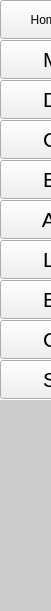
   <widget class="MyFrame" name="f_SideMenu">
    <property name="geometry">
     <rect>
      <x>0</x>
      <y>40</y>
      <width>51</width>
      <height>611</height>
     </rect>
    </property>
    <property name="styleSheet">
     <string notr="true">QFrame {
	background-color: rgb(255, 255, 255);

 	border-width: 0px;
    border-color: rgb(255, 0, 0);
    border-style: none;
    border-radius: 0;
    padding: 0px;
}

QPushButton {
	padding-left:13px;
	font: 16pt &quot;Arial&quot;;
	qproperty-iconSize: 25px; 
	Text-align:left
}
</string>
    </property>
    <property name="frameShape">
     <enum>QFrame::StyledPanel</enum>
    </property>
    <property name="frameShadow">
     <enum>QFrame::Raised</enum>
    </property>
    <widget class="MyPushButton" name="b_Home">
     <property name="geometry">
      <rect>
       <x>0</x>
       <y>0</y>
       <width>200</width>
       <height>39</height>
      </rect>
     </property>
     <property name="styleSheet">
      <string notr="true">/*image: url(:/resources/resources/iconsUIC/homeBlue.png); 

qproperty-iconSize: 30px; */</string>
     </property>
     <property name="text">
      <string>     Home</string>
     </property>
     <property name="iconSize">
      <size>
       <width>25</width>
       <height>25</height>
      </size>
     </property>
    </widget>
    <widget class="MyPushButton" name="b_Maps">
     <property name="geometry">
      <rect>
       <x>0</x>
       <y>40</y>
       <width>200</width>
       <height>39</height>
      </rect>
     </property>
     <property name="font">
      <font>
       <family>Arial</family>
       <pointsize>16</pointsize>
       <weight>50</weight>
       <italic>false</italic>
       <bold>false</bold>
      </font>
     </property>
     <property name="styleSheet">
      <string notr="true">/*
QPushButton {

    qproperty-icon: url(:/resources/resources/iconsUIC/mapsBlue.png);
}
*/</string>
     </property>
     <property name="text">
      <string>     Maps</string>
     </property>
     <property name="iconSize">
      <size>
       <width>25</width>
       <height>25</height>
      </size>
     </property>
     <property name="checkable">
      <bool>false</bool>
     </property>
     <property name="checked">
      <bool>false</bool>
     </property>
     <property name="autoExclusive">
      <bool>false</bool>
     </property>
    </widget>
    <widget class="MyPushButton" name="b_Directory">
     <property name="geometry">
      <rect>
       <x>0</x>
       <y>80</y>
       <width>200</width>
       <height>39</height>
      </rect>
     </property>
     <property name="font">
      <font>
       <family>Arial</family>
       <pointsize>16</pointsize>
       <weight>50</weight>
       <italic>false</italic>
       <bold>false</bold>
      </font>
     </property>
     <property name="text">
      <string>     Directory</string>
     </property>
    </widget>
    <widget class="MyPushButton" name="b_Courses">
     <property name="geometry">
      <rect>
       <x>0</x>
       <y>120</y>
       <width>200</width>
       <height>39</height>
      </rect>
     </property>
     <property name="font">
      <font>
       <family>Arial</family>
       <pointsize>16</pointsize>
       <weight>50</weight>
       <italic>false</italic>
       <bold>false</bold>
      </font>
     </property>
     <property name="text">
      <string>     Courses</string>
     </property>
    </widget>
    <widget class="MyPushButton" name="b_EventsNews">
     <property name="geometry">
      <rect>
       <x>0</x>
       <y>160</y>
       <width>200</width>
       <height>39</height>
      </rect>
     </property>
     <property name="font">
      <font>
       <family>Arial</family>
       <pointsize>16</pointsize>
       <weight>50</weight>
       <italic>false</italic>
       <bold>false</bold>
      </font>
     </property>
     <property name="text">
      <string>     Events/News</string>
     </property>
    </widget>
    <widget class="MyPushButton" name="b_Athletics">
     <property name="geometry">
      <rect>
       <x>0</x>
       <y>200</y>
       <width>200</width>
       <height>39</height>
      </rect>
     </property>
     <property name="font">
      <font>
       <family>Arial</family>
       <pointsize>16</pointsize>
       <weight>50</weight>
       <italic>false</italic>
       <bold>false</bold>
      </font>
     </property>
     <property name="styleSheet">
      <string notr="true"/>
     </property>
     <property name="text">
      <string>     Athletics</string>
     </property>
    </widget>
    <widget class="MyPushButton" name="b_Library">
     <property name="geometry">
      <rect>
       <x>0</x>
       <y>240</y>
       <width>200</width>
       <height>39</height>
      </rect>
     </property>
     <property name="font">
      <font>
       <family>Arial</family>
       <pointsize>16</pointsize>
       <weight>50</weight>
       <italic>false</italic>
       <bold>false</bold>
      </font>
     </property>
     <property name="text">
      <string>     Library</string>
     </property>
    </widget>
    <widget class="MyPushButton" name="b_BookS">
     <property name="geometry">
      <rect>
       <x>0</x>
       <y>280</y>
       <width>200</width>
       <height>39</height>
      </rect>
     </property>
     <property name="font">
      <font>
       <family>Arial</family>
       <pointsize>16</pointsize>
       <weight>50</weight>
       <italic>false</italic>
       <bold>false</bold>
      </font>
     </property>
     <property name="text">
      <string>     Book Store</string>
     </property>
    </widget>
    <widget class="MyPushButton" name="b_CHousing">
     <property name="geometry">
      <rect>
       <x>0</x>
       <y>320</y>
       <width>200</width>
       <height>39</height>
      </rect>
     </property>
     <property name="font">
      <font>
       <family>Arial</family>
       <pointsize>16</pointsize>
       <weight>50</weight>
       <italic>false</italic>
       <bold>false</bold>
      </font>
     </property>
     <property name="styleSheet">
      <string notr="true">/*qproperty-iconSize: 30px; */</string>
     </property>
     <property name="text">
      <string>     Campus Housing</string>
     </property>
    </widget>
    <widget class="MyPushButton" name="b_Safety">
     <property name="geometry">
      <rect>
       <x>0</x>
       <y>360</y>
       <width>200</width>
       <height>39</height>
      </rect>
     </property>
     <property name="font">
      <font>
       <family>Arial</family>
       <pointsize>16</pointsize>
       <weight>50</weight>
       <italic>false</italic>
       <bold>false</bold>
      </font>
     </property>
     <property name="text">
      <string>     Safety</string>
     </property>
    </widget>
    <widget class="QFrame" name="frame">
     <property name="geometry">
      <rect>
       <x>0</x>
       <y>400</y>
       <width>201</width>
       <height>211</height>
      </rect>
     </property>
     <property name="styleSheet">
      <string notr="true">	background-color: rgb(204, 204, 204);</string>
     </property>
     <property name="frameShape">
      <enum>QFrame::StyledPanel</enum>
     </property>
     <property name="frameShadow">
      <enum>QFrame::Raised</enum>
     </property>
    </widget>
   </widget>
